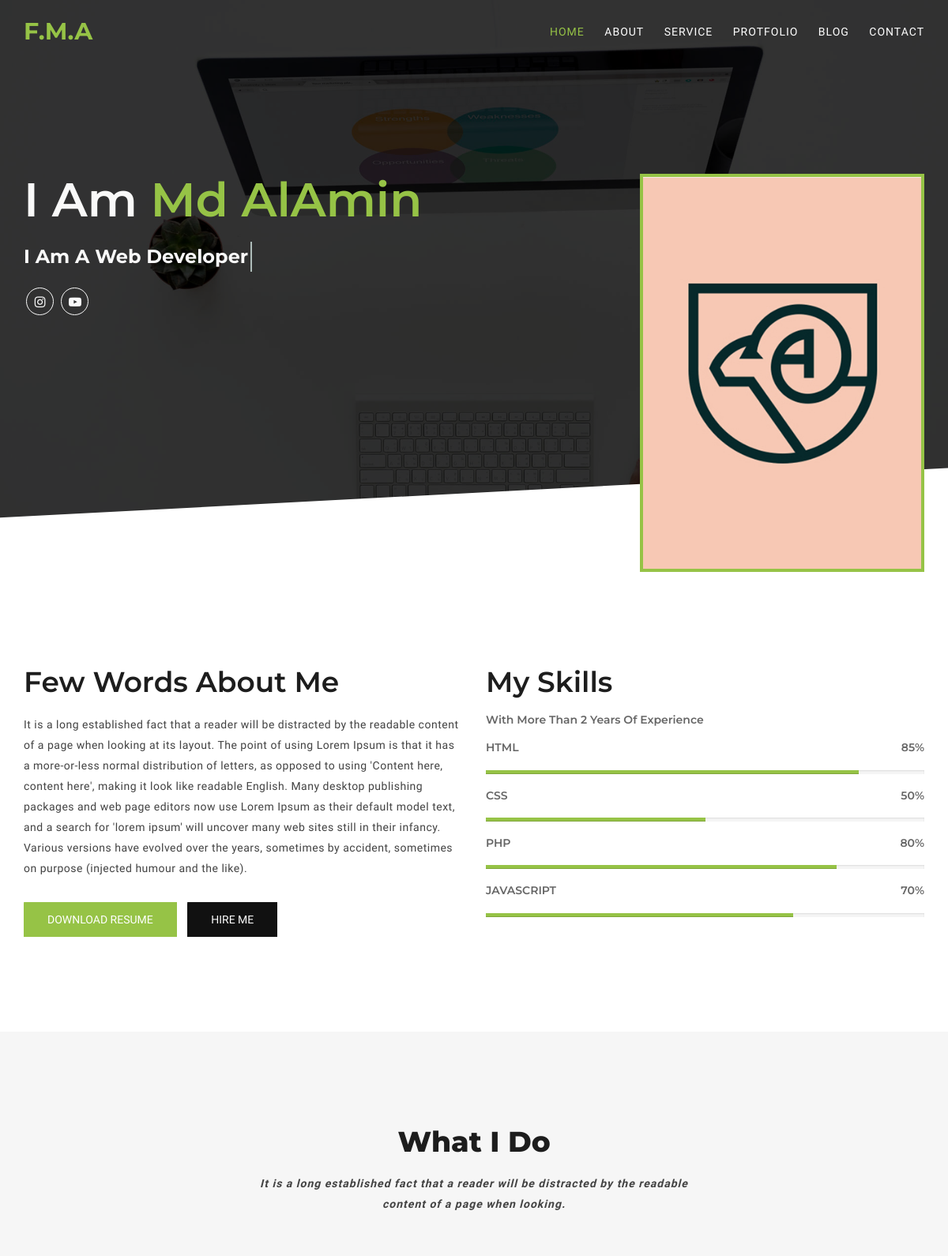
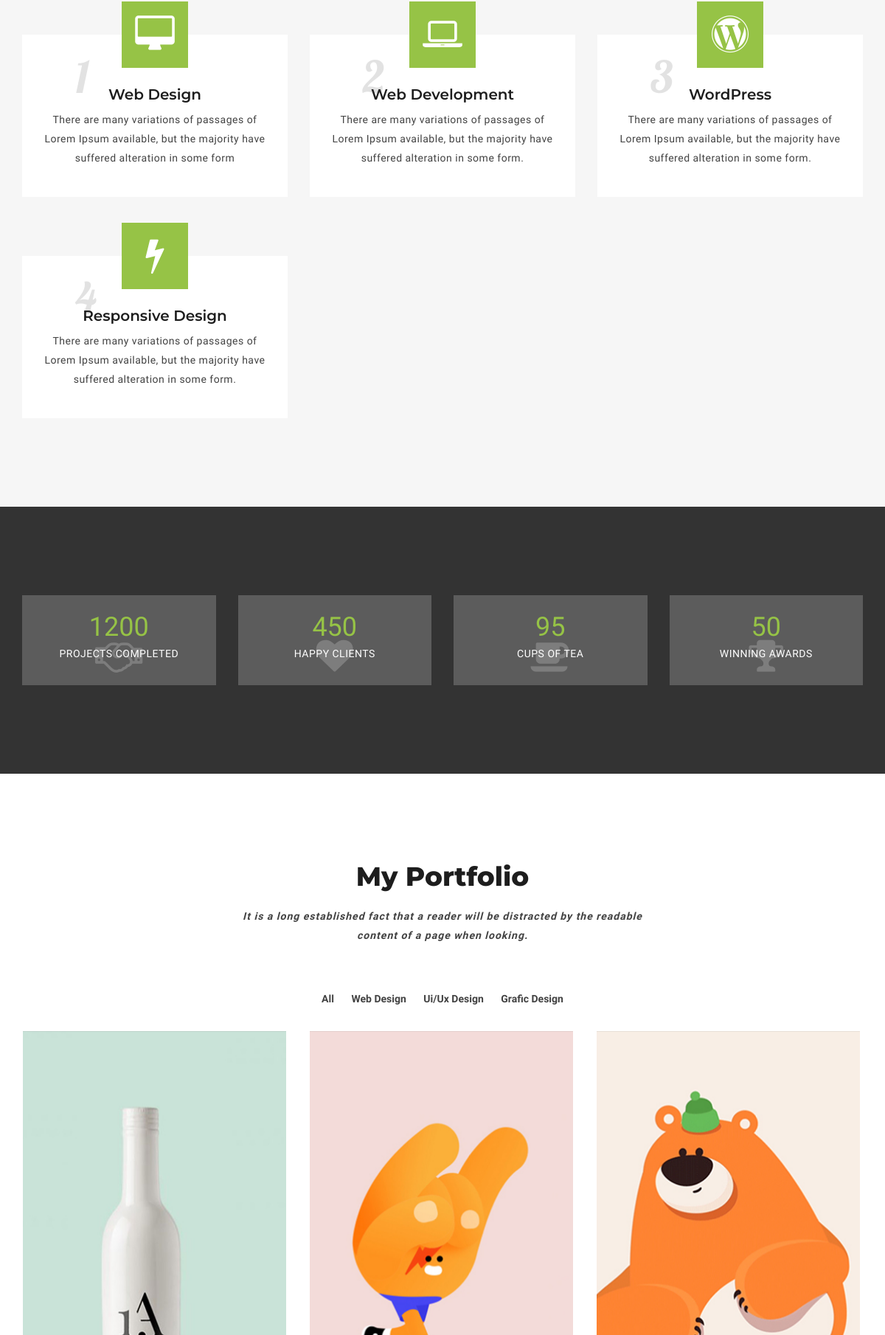
The page / (upper part) on the database its author committed (2 pictures, top to bottom).
### tables this page shows
CREATE TABLE `hero` (
  `id` int(10) UNSIGNED NOT NULL,
  `title` varchar(255) NOT NULL,
  `name` varchar(255) NOT NULL,
  `image` varchar(255) NOT NULL
);

CREATE TABLE `welcome` (
  `id` int(10) UNSIGNED NOT NULL,
  `txt` varchar(255) NOT NULL,
  `status` tinyint(4) NOT NULL DEFAULT 1
);

CREATE TABLE `social` (
  `id` int(10) UNSIGNED NOT NULL,
  `link` varchar(255) NOT NULL,
  `icon` varchar(255) NOT NULL,
  `status` tinyint(4) NOT NULL DEFAULT 1
);

CREATE TABLE `about` (
  `id` int(10) UNSIGNED NOT NULL,
  `description` text NOT NULL,
  `txt` text NOT NULL
);

CREATE TABLE `progress` (
  `id` int(10) UNSIGNED NOT NULL,
  `name` varchar(255) NOT NULL,
  `progress` varchar(255) NOT NULL,
  `status` tinyint(4) NOT NULL DEFAULT 1
);

CREATE TABLE `services` (
  `id` int(10) UNSIGNED NOT NULL,
  `title` varchar(255) NOT NULL,
  `description` text NOT NULL,
  `icon` varchar(255) NOT NULL,
  `status` tinyint(4) NOT NULL DEFAULT 1
);

CREATE TABLE `counterup` (
  `id` int(10) UNSIGNED NOT NULL,
  `counter` varchar(255) NOT NULL,
  `title` varchar(255) NOT NULL,
  `icon` varchar(255) NOT NULL,
  `status` tinyint(4) NOT NULL DEFAULT 1
);

CREATE TABLE `category` (
  `cat_id` int(10) UNSIGNED NOT NULL,
  `cate_name` varchar(255) NOT NULL,
  `stutas` tinyint(4) NOT NULL DEFAULT 1 COMMENT '1=active / 2=deactive'
);

CREATE TABLE `portfolios` (
  `id` int(10) UNSIGNED NOT NULL,
  `title` varchar(255) NOT NULL,
  `image` varchar(255) DEFAULT NULL,
  `description` text NOT NULL,
  `cate_id` int(11) NOT NULL,
  `status` tinyint(4) NOT NULL DEFAULT 1
);

### index.php (the view, shortened to what this page needs)
<?php
    require_once 'db.php';
?>
<!DOCTYPE html>
<html lang="en">
<head>
    <link href="assets/css/bootstrap.min.css" rel="stylesheet">
    <link href="assets/css/font-awesome.min.css" rel="stylesheet">
    <link href="assets/css/material-design-iconic-font.min.css" rel="stylesheet">
    <link href="assets/css/animated-text.css" rel="stylesheet">
    <link href="assets/css/slick.css" rel="stylesheet">
    <link href="assets/css/slick-theme.css" rel="stylesheet">
    <link href="assets/css/lightbox.min.css" rel="stylesheet">
    <link href="assets/css/animate.css" rel="stylesheet">
    <link href="assets/css/jquery.mb.YTPlayer.min.css" rel="stylesheet">
    <link href="assets/css/style.css" rel="stylesheet">
    <link href="assets/css/responsive.css" rel="stylesheet">
</head>
<body id="page-top" data-spy="scroll" data-target=".navbar-fixed-top">
    <header class="main-header">
        <div class="container-fluid">
            <div class="row">
                <div class="col-md-12">
                    <nav class="navbar navbar-default navbar-fixed-top main-nav">
                        <div class="container">
                            <div class="navbar-header page-scroll">
                                <div class="navbar-brand">
                                    <a href="index.php">
                                        <h2 style="color:#96c346;font-weight: bold;">F.M.A</h2>
                                    </a>
                                </div>
                            </div>
                            <div class="collapse navbar-collapse navbar-ex1-collapse">
                                <ul class="nav navbar-nav navbar-right">
                                    <li>
                                        <a class="page-scroll" href="#page-top">Home</a>
                                    </li>
                                    <li>
                                        <a class="page-scroll" href="#about">About</a>
                                    </li>
                                    <li>
                                        <a class="page-scroll" href="#service">Service</a>
                                    </li>
                                    <li>
                                        <a class="page-scroll" href="#work">Protfolio</a>
                                    </li>
                                    <li>
                                        <a class="page-scroll" href="#blog">Blog</a>
                                    </li>
                                    <li>
                                        <a class="page-scroll" href="#contact">Contact</a>
                                    </li>
                                </ul>
                            </div>
                        </div>
                    </nav>
                </div>
            </div>
        </div>
    </header>
<?php
    $selectWelcome = "SELECT * FROM hero";
    $welcomeQuery = mysqli_query($conn, $selectWelcome);
    $welcomeAssoc = mysqli_fetch_assoc($welcomeQuery);
 ?>
    <section class="welcome-section jarallax over-layer-black sec-btm-style">
        <div class="container">
            <div class="row">
                <div class="col-md-8">
                    <div class="welcome-col text-center991">
                        <h1><?php if(isset($welcomeAssoc['title'])) echo $welcomeAssoc['title'] ?><span> <?php if(isset($welcomeAssoc['name'])) echo $welcomeAssoc['name'] ?></span></h1>
<?php
    $animated = "SELECT * FROM welcome WHERE status = 1";
    $aq = mysqli_query($conn, $animated);
?>
                        <h3 class="cd-headline clip">
                            <span class="cd-words-wrapper">
                            <?php foreach ($aq as $key => $animatedText): ?>
                                <b class="<?php if($key == 0 ) echo 'is-visible' ?>"><?= $animatedText['txt'] ?></b>
                            <?php endforeach ?>
                            </span>
                        </h3>
 <?php
    $sSelect = "SELECT * FROM social WHERE status =1";
    $sQuery = mysqli_query($conn, $sSelect);
 ?>
                        <ul>
                            <?php foreach ($sQuery as $key => $social): ?>
                            <li>
                                <a href="<?php if(isset($social['link'])) echo $social['link'] ?>">
                                    <i class="<?php if(isset($social['icon'])) echo $social['icon'] ?>">
                                    </i>
                                </a>
                            </li>
                            <?php endforeach ?>
                        </ul>
                    </div>
                </div>
                <div class="col-md-4">
                    <div class="welcome-col">
                        <img src="<?php if(isset($welcomeAssoc['image'])) echo 'admin/upload/hero/'.$welcomeAssoc['image'] ?>" alt="">
                    </div>
                </div>
            </div>
        </div>
    </section>
<?php
    $a = "SELECT * FROM about";
    $q = mysqli_query($conn, $a);
    $about = mysqli_fetch_assoc($q);
    $pro = "SELECT * FROM progress WHERE status = 1";
    $proq = mysqli_query($conn, $pro);
 ?>
    <section class="about-section section-default" id="about">
        <div class="container">
            <div class="row">
                <div class="col-md-6">
                    <div class="about-col col-default">
                        <h2>Few Words about me</h2>
                        <p>
                        <?= isset($about['description']) ? $about['description'] : ''  ?>
                        </p>
                        <button class="btn btn-default simple-default-btn" type="submit">Download Resume</button>
                        <button class="btn btn-default simple-default-btn btn-black" type="submit">Hire Me</button>
                    </div>
                </div>
                <div class="col-md-6">
                    <div class="about-col col-default">
                        <h2>My Skills</h2>
                        <h5><?= isset($about['txt']) ? $about['txt'] : ''  ?></h5>
                        <?php foreach ($proq as $key => $progress): ?>
                        <div class="progress-box">
                            <h5 class="text-uppercase"><?= isset($progress['name']) ? $progress['name'] : '' ?> <span class="color-heading pull-right"><?= isset($progress['progress']) ? $progress['progress'].'%' : '' ?></span></h5>
                            <div class="progress">
                                <div class="progress-bar bg-color-base" role="progressbar" data-width="<?= isset($progress['progress']) ? $progress['progress'] : '' ?>"></div>
                            </div>
                        </div>
                        <?php endforeach ?>
                    </div>
                </div>
            </div>
        </div>
    </section>
<?php
    $selectservices = "SELECT * FROM services WHERE status = 1";
    $servicesQuery = mysqli_query($conn, $selectservices);
 ?>
    <section class="service-section section-default" id="service">
        <div class="container">
            <div class="row">
                <div class="col-lg-6 col-lg-offset-3 col-md-8 col-md-offset-2 col-sm-8 col-sm-offset-2">
                    <div class="default-title text-center">
                        <h2>what I do</h2>
                        <p>It is a long established fact that a reader will be distracted by the readable content of a page when looking.</p>
                    </div>
                </div>
            </div>
            <div class="row">
                <?php foreach ($servicesQuery as $key => $services): ?>
                <div class="col-md-4 col-sm-6 col-xs-6 full-wd600">
                    <div class="serviceBox wow fadeInUp" data-wow-duration="1s" data-wow-delay="0s">
                        <div class="service-icon">
                            <i class="<?= isset($services['icon']) ? $services['icon'] : '' ?>"></i>
                        </div>
                        <h3 class="title"><?= isset($services['title']) ? $services['title'] : '' ?></h3>
                        <p class="description"><?= isset($services['description']) ? $services['description'] : '' ?></p>
                        <span class="number"><?= ++$key ?></span>
                    </div>
                </div>
                <?php endforeach ?>
            </div>
        </div>
    </section>
<?php
    $selectCounterup = "SELECT * FROM counterup WHERE status = 1";
    $counterupQuery = mysqli_query($conn, $selectCounterup);
?>
    <section class="counter-sec section-default jarallax over-layer-black">
        <div class="container">
            <div class="row">
                <?php foreach ($counterupQuery as $key => $counterup): ?>
                <div class="col-md-3 col-sm-6 col-xs-6 full-wd600">
                    <div class="counter-box col-default wow fadeInLeft" data-wow-duration="1s" data-wow-delay="0s">
                        <div class="counter"><?= isset($counterup['counter']) ? $counterup['counter'] : '' ?></div>
                        <p><?= isset($counterup['title']) ? $counterup['title'] : '' ?></p>
                        <i class="<?= isset($counterup['icon']) ? $counterup['icon'] : '' ?>"></i>
                    </div>
                </div>
                <?php endforeach ?>
            </div>
        </div>
    </section>
    <section class="portfolio-section section-default" id="work">
        <div class="container">
            <div class="row">
                <div class="col-lg-6 col-lg-offset-3 col-md-8 col-md-offset-2 col-sm-8 col-sm-offset-2">
                    <div class="default-title text-center">
                        <h2>My Portfolio</h2>
                        <p>It is a long established fact that a reader will be distracted by the readable content of a page when looking.</p>
                    </div>
                </div>
            </div>
            <div class="row">
                <div class="portfolio-col">
                    <?php
                    $selectNav ="SELECT * FROM category WHERE stutas = 1";
                    $navQ = mysqli_query($conn, $selectNav);
                     ?>
                    <ul class="portfolio-nav">
                        <li data-filter="all" class=""> All </li>
                        <?php foreach ($navQ as $key => $categoryNav): ?>
                            <li data-filter="<?= $categoryNav['cat_id'] ?>"> <?= $categoryNav['cate_name'] ?> </li>
                        <?php endforeach ?>
                    </ul>
                    <div class="filtr-container">
                        <?php
                        $selectPortfolio = "SELECT * FROM portfolios INNER JOIN category ON portfolios.cate_id = category.cat_id WHERE status = 1";
                        $queryPortfolio = mysqli_query($conn, $selectPortfolio);
                         foreach ($queryPortfolio as $key => $portfolio): ?>
                        <div class="col-xs-6 col-sm-4 col-md-3 filtr-item" data-category="<?= $portfolio['cate_id'] ?>" data-sort="value">
                            <div class="portfolio-item">
                                <img src="admin/upload/portfolio/<?= $portfolio['image'] ?>" class="img-responsive" alt="portfolio">
                                <div class="portfolio-item-info">
                                </div>
                            </div>
                        </div>
                        <?php endforeach ?>
                    </div>
                </div>
            </div>
        </div>
    </section>
</body>
</html>

### rows shown on the page
hero: title "I Am", name "Md AlAmin", image (picture)
welcome: txt "I Am A Web Developer"
about: description "It is a long established fact that a reader will be distracted by the readable content of a page when looking at its layout. The point of using Lorem Ipsum is that it has a more-or-less normal distribution of letters, as opposed to using 'Content here, content here', making it look like readable English. Many desktop publishing packages and web page editors now use Lorem Ipsum as their default model text, and a search for 'lorem ipsum' will uncover many web sites still in their infancy. Various versions have evolved over the years, sometimes by accident, sometimes on purpose (injected humour and the like).", txt "With More Than 2 Years Of Experience"
progress: name "HTML", progress "85"
progress: name "CSS", progress "50"
progress: name "PHP", progress "80"
progress: name "JAVASCRIPT", progress "70"
services: title "Web Design", description "There are many variations of passages of Lorem Ipsum available, but the majority have suffered alteration in some form"
services: title "Web Development", description "There are many variations of passages of Lorem Ipsum available, but the majority have suffered alteration in some form."
services: title "WordPress", description "There are many variations of passages of Lorem Ipsum available, but the majority have suffered alteration in some form."
services: title "Responsive Design", description "There are many variations of passages of Lorem Ipsum available, but the majority have suffered alteration in some form."
counterup: counter "1200", title "PROJECTS COMPLETED"
counterup: counter "450", title "HAPPY CLIENTS"
counterup: counter "95", title "CUPS OF TEA"
counterup: counter "50", title "WINNING AWARDS"
category: cate_name "Web Design"
category: cate_name "Ui/Ux Design"
category: cate_name "Grafic Design"
portfolios: image (picture)
portfolios: image (picture)
portfolios: image (picture)
